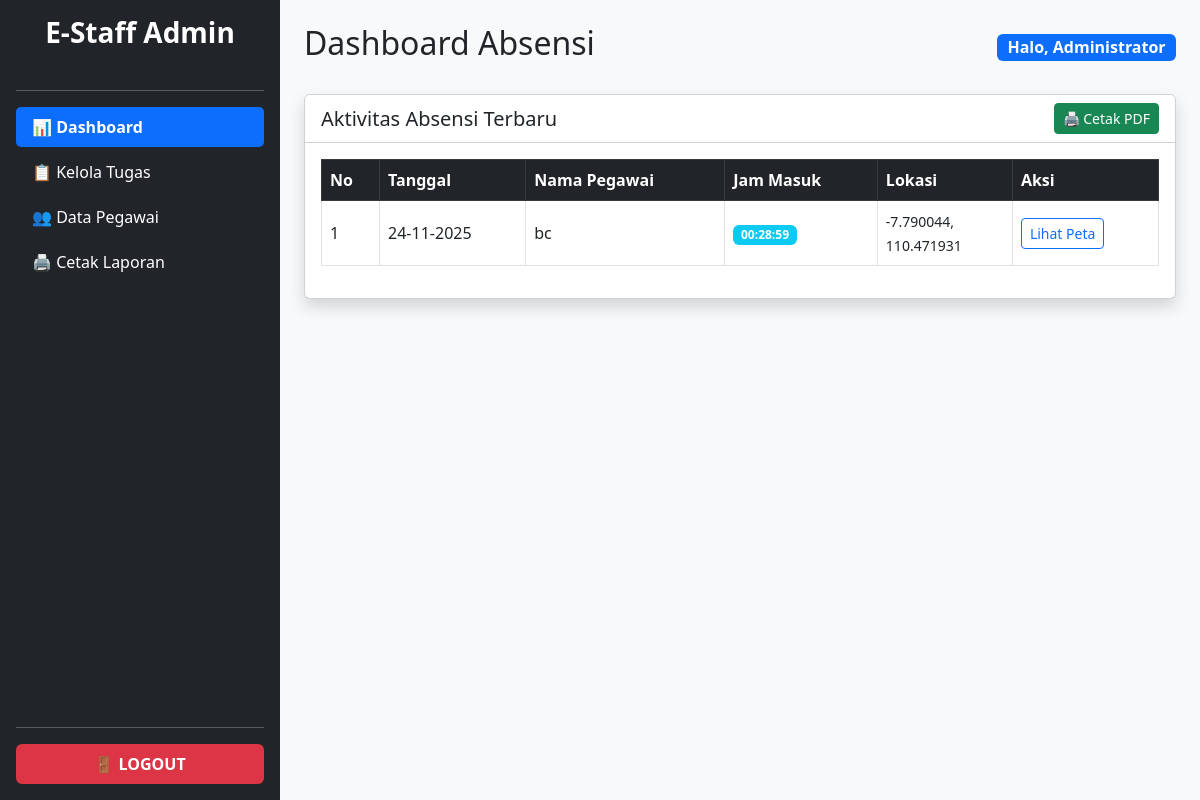
/admin/index.php (signed in), run on the app's committed database.
### tables this page shows
CREATE TABLE `absensi` (
  `id` int(11) NOT NULL,
  `user_id` int(11) DEFAULT NULL,
  `tanggal` date DEFAULT NULL,
  `jam_masuk` time DEFAULT NULL,
  `jam_keluar` time DEFAULT NULL,
  `lokasi_lat` varchar(50) DEFAULT NULL,
  `lokasi_long` varchar(50) DEFAULT NULL,
  `keterangan` text DEFAULT NULL
);

CREATE TABLE `users` (
  `id` int(11) NOT NULL,
  `username` varchar(50) NOT NULL,
  `email` varchar(100) NOT NULL,
  `password` varchar(255) NOT NULL,
  `nama_lengkap` varchar(100) NOT NULL,
  `role` enum('admin','staff') DEFAULT 'staff',
  `foto_profil` varchar(255) DEFAULT 'default.png',
  `is_active` tinyint(1) DEFAULT 0,
  `activation_code` varchar(255) DEFAULT NULL,
  `created_at` timestamp NOT NULL DEFAULT current_timestamp()
);

### admin/index.php (the view, shortened to what this page needs)
<?php
include('../config/koneksi.php');
$query = "SELECT absensi.*, users.nama_lengkap
          FROM absensi
          JOIN users ON absensi.user_id = users.id
          ORDER BY absensi.tanggal DESC, absensi.jam_masuk DESC";
$result = mysqli_query($koneksi, $query);
?>
<!DOCTYPE html>
<html lang="id">
<head>
    <link href="https://cdn.jsdelivr.net/npm/bootstrap@5.3.0/dist/css/bootstrap.min.css" rel="stylesheet">
</head>
<body>
<div class="d-flex">
    <?php
    include('sidebar.php');
    ?>
    <div class="bg-light p-4 content">
        <div class="d-flex justify-content-between align-items-center mb-4">
            <h2>Dashboard Absensi</h2>
            <span class="badge bg-primary fs-6">Halo, <?php echo $_SESSION['nama']; ?></span>
        </div>
        <div class="card shadow">
            <div class="card-header bg-white d-flex justify-content-between align-items-center">
                <h5 class="mb-0">Aktivitas Absensi Terbaru</h5>
                <a href="cetak-laporan.php" target="_blank" class="btn btn-sm btn-success">🖨️ Cetak PDF</a>
            </div>
            <div class="card-body">
                <div class="table-responsive">
                    <table class="table table-bordered table-hover align-middle">
                        <thead class="table-dark">
                            <tr>
                                <th>No</th>
                                <th>Tanggal</th>
                                <th>Nama Pegawai</th>
                                <th>Jam Masuk</th>
                                <th>Lokasi</th>
                                <th>Aksi</th>
                            </tr>
                        </thead>
                        <tbody>
                            <?php
                            $no = 1;
                            if(mysqli_num_rows($result) > 0){
                                while($row = mysqli_fetch_assoc($result)) {
                            ?>
                            <tr>
                                <td><?php echo $no++; ?></td>
                                <td><?php echo date('d-m-Y', strtotime($row['tanggal'])); ?></td>
                                <td><?php echo $row['nama_lengkap']; ?></td>
                                <td><span class="badge bg-info"><?php echo $row['jam_masuk']; ?></span></td>
                                <td>
                                    <small><?php echo $row['lokasi_lat']; ?>,<br><?php echo $row['lokasi_long']; ?></small>
                                </td>
                                <td>
                                    <a href="https://www.google.com/maps/search/?api=1&query=<?php echo $row['lokasi_lat'].','.$row['lokasi_long']; ?>" target="_blank" class="btn btn-sm btn-outline-primary">Lihat Peta</a>
                                </td>
                            </tr>
                            <?php
                                }
                            } else {
                                echo "<tr><td colspan='6' class='text-center'>Belum ada data absensi.</td></tr>";
                            }
                            ?>
                        </tbody>
                    </table>
                </div>
            </div>
        </div>
    </div>
</div>
</body>
</html>

### admin/index.php (style rules this page uses)
.content { width: 100%; }

### data on the page
absensi: tanggal "24-11-2025", user.nama_lengkap "bc", jam_masuk "00:28:59", lokasi_lat "-7.790044", lokasi_long "110.471931"

### other printed values
$_SESSION['nama'] "Administrator"
